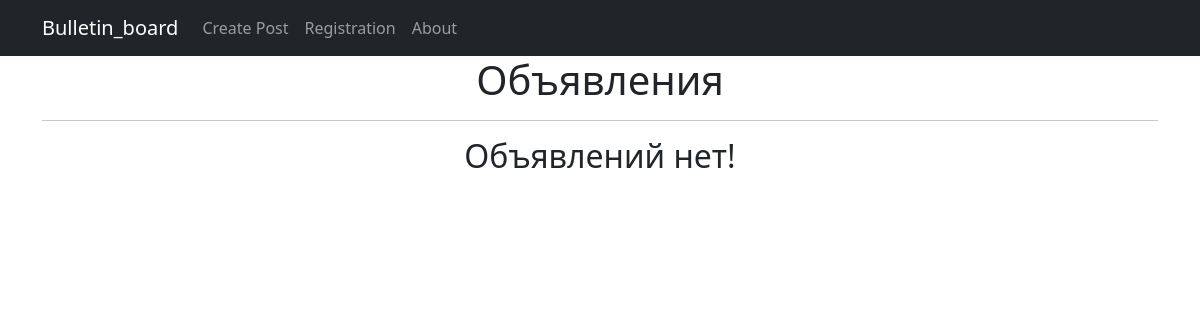
/, run on an earlier commit of the app's database.
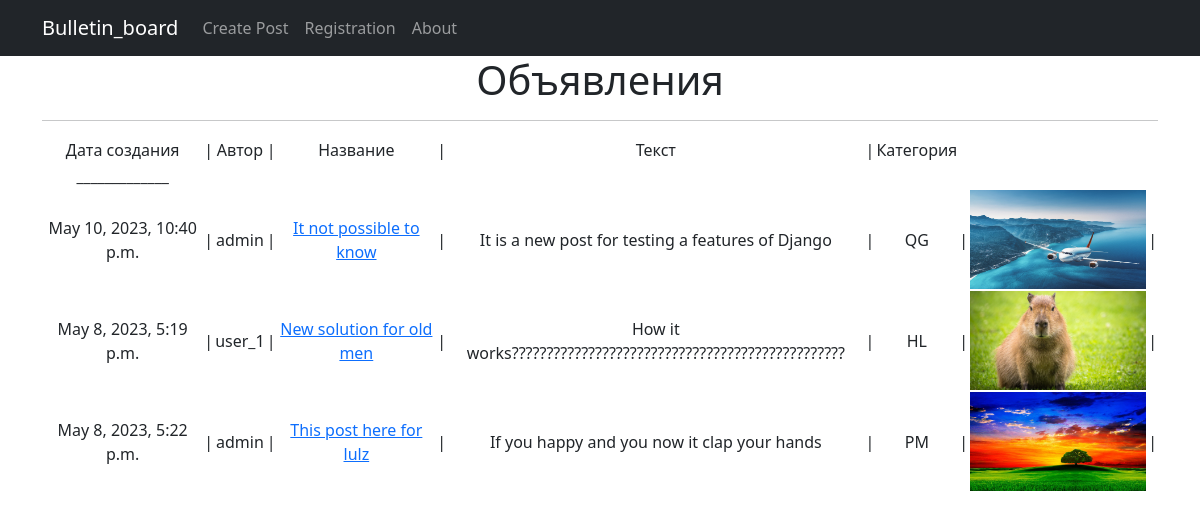
And on a later commit of the database.
### main_board/models.py (models this page shows, shortened)
class Post(models.Model):
    datecreation = models.DateTimeField(auto_now_add=True)
    author = models.ForeignKey(User, on_delete=models.CASCADE)
    title = models.CharField(max_length=128)
    text = models.TextField()
    image = models.ImageField(upload_to='images/', null=True, blank=True)
    CATEGORY_CHOICES = (
        ('TK', 'Танки'),
        ('HL', 'Хилы'),
        ('DD', 'ДД'),
        ('BY', 'Торговцы'),
        ('GM', 'Гилдмастеры'),
        ('QG', 'Квестгиверы'),
        ('BS', 'Кузнецы'),
        ('SK', 'Кожевники'),
        ('PM', 'Зельевары'),
        ('SM', 'Мастера заклинаний'),
    )
    category = models.CharField(max_length=2, choices=CATEGORY_CHOICES, default='HL')

### main_board/views.py (the view)
# urls.py: path('', Posts.as_view(), name='main'),
class Posts(ListView):
    model = Post
    ordering = 'title'
    template_name = 'posts.html'
    context_object_name = 'posts'

### templates/posts.html (shortened to what this page needs)
{% extends 'flatpages/default.html' %}
{% block content %}
   <h1>Объявления</h1>
   <hr>
   {% if posts %}
       <table>
           <tr>
               <td>Дата создания</td>
               <td> |</td>
               <td>Автор</td>
               <td> |</td>
               <td>Название</td>
               <td> |</td>
               <td>Текст</td>
               <td> |</td>
               <td>Категория</td>
           </tr>
           <tr>
               <td>_____________</td>
           </tr>
           {% for post in posts %}
           <tr>
               <td>{{ post.datecreation }}</td>
                              <td> |</td>
               <td>{{ post.author }}</td>
                              <td> |</td>
               <td><a href="{% url 'post_link' post.id %}">{{post.title}}</a></td>
                              <td> |</td>
               <td>{{ post.text }}</td>
                              <td> |</td>
               <td>{{ post.category }}</td>
                              <td> |</td>
               {% if post.image %}
               <td> <a href="{% url 'post_link' post.id %}"><img src="{{ post.image.url }}" width="176" height="99"></a>
                              <td> |</td>
               {% endif %}
           </tr>
           {% endfor %}
       </table>
   {% else %}
       <h2> Объявлений нет!</h2>
   {% endif %}
{% endblock content %}

### templates/flatpages/default.html (shortened to what this page needs)
{% load static %}
<!DOCTYPE html>
<html lang="en">
    <head>
        <link href="{% static 'css/styles.css' %}" rel='stylesheet'  />
    </head>
    <body>
        <nav class="navbar navbar-expand-lg navbar-dark bg-dark static-top">
           <div class="container">
               <a class="navbar-brand" href="/">Bulletin_board</a>
                   <ul class="navbar-nav ml-auto">
                       <li class="nav-item">
                           <a class="nav-link" href='/create/'>Create Post</a>
                       </li>
                   </ul>
                   <ul class="navbar-nav ml-auto">
                       <li class="nav-item">
                           <a class="nav-link" href='/accounts/login/'>Registration</a>
                       </li>
                   </ul>
               <div class="collapse navbar-collapse" id="navbarResponsive">
                   <ul class="navbar-nav ml-auto">
                       <li class="nav-item">
                           <a class="nav-link" href='/about/'>About</a>
                       </li>
                   </ul>
               </div>
           </div>
        </nav>
        <div class="container">
           <div class="row">
               <div class="col-lg-12 text-center">
                   {% block content %}{% endblock content %}
               </div>
           </div>
        </div>
    </body>
</html>

What changed in the data, as far as the page shows it:
added Post: datecreation "May 10, 2023, 10:40 p.m.", author "admin", title "It not possible to know", text "It is a new post for testing a features of Django", category "QG", image (picture)
added Post: datecreation "May 8, 2023, 5:19 p.m.", author "user_1", title "New solution for old men", text "How it works????????????????????????????????????????????????", category "HL", image (picture)
added Post: datecreation "May 8, 2023, 5:22 p.m.", author "admin", title "This post here for lulz", text "If you happy and you now it clap your hands", category "PM", image (picture)
Also different on the page:
text no longer shown: "Объявлений нет!"
text now shown: "Дата создания | Автор | Название | Текст | Категория _____________"
